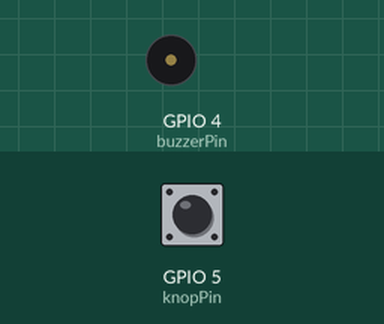
This sketch was run on a simulated ESP8266 (Wemos D1 mini). On the bench: buzzer (waves = sounding). The test bench sets the inputs (shaded band); at power-on: GPIO 5 (knopPin) HIGH. WiFi joins after 1.5 s; servers stay silent unless stated; what the sketch prints to the serial monitor is not drawn.

Above: at 2.7 s.
2.8 s: GPIO 5 (knopPin) pulled LOW for 0.15 s
At 3.06 s:
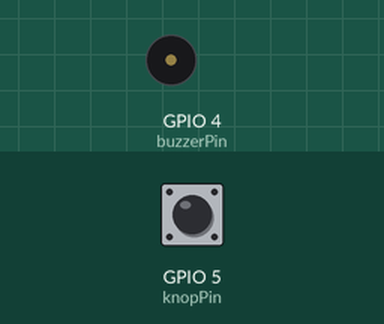
Timing chart, 0 to 11.8 s (numbered marks = the images above; inputs shaded):
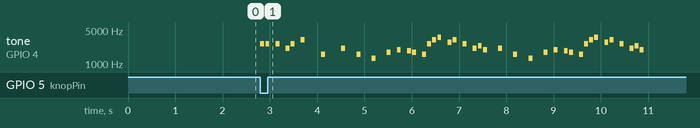

The sketch:

buzzer_deurbel_temperatuur.ino
```cpp
#include <ESP8266WiFi.h>
#include <WiFiClient.h>
#include "stdint.h"

const char* ssid = "blinkywifi";
const char* password = "";
const int serverPort = 8080;

const int buzzerPin = 4;  // D2 op de Wemos GPIO4 voor output op buzzer
const int knopPin = 5;    // D1 op de Wemos GPIO5 voor input van buzzer

// Defineren van de frequencies voor de notes
#define NOTE_B0 31
#define NOTE_C1 33
#define NOTE_CS1 35
#define NOTE_D1 37
#define NOTE_DS1 39
#define NOTE_E1 41
#define NOTE_F1 44
#define NOTE_FS1 46
#define NOTE_G1 49
#define NOTE_GS1 52
#define NOTE_A1 55
#define NOTE_AS1 58
#define NOTE_B1 62
#define NOTE_C2 65
#define NOTE_CS2 69
#define NOTE_D2 73
#define NOTE_DS2 78
#define NOTE_E2 82
#define NOTE_F2 87
#define NOTE_FS2 93
#define NOTE_G2 98
#define NOTE_GS2 104
#define NOTE_A2 110
#define NOTE_AS2 117
#define NOTE_B2 123
#define NOTE_C3 131
#define NOTE_CS3 139
#define NOTE_D3 147
#define NOTE_DS3 156
#define NOTE_E3 165
#define NOTE_F3 175
#define NOTE_FS3 185
#define NOTE_G3 196
#define NOTE_GS3 208
#define NOTE_A3 220
#define NOTE_AS3 233
#define NOTE_B3 247
#define NOTE_C4 262
#define NOTE_CS4 277
#define NOTE_D4 294
#define NOTE_DS4 311
#define NOTE_E4 330
#define NOTE_F4 349
#define NOTE_FS4 370
#define NOTE_G4 392
#define NOTE_GS4 415
#define NOTE_A4 440
#define NOTE_AS4 466
#define NOTE_B4 494
#define NOTE_C5 523
#define NOTE_CS5 554
#define NOTE_D5 587
#define NOTE_DS5 622
#define NOTE_E5 659
#define NOTE_F5 698
#define NOTE_FS5 740
#define NOTE_G5 784
#define NOTE_GS5 831
#define NOTE_A5 880
#define NOTE_AS5 932
#define NOTE_B5 988
#define NOTE_C6 1047
#define NOTE_CS6 1109
#define NOTE_D6 1175
#define NOTE_DS6 1245
#define NOTE_E6 1319
#define NOTE_F6 1397
#define NOTE_FS6 1480
#define NOTE_G6 1568
#define NOTE_GS6 1661
#define NOTE_A6 1760
#define NOTE_AS6 1865
#define NOTE_B6 1976
#define NOTE_C7 2093
#define NOTE_CS7 2217
#define NOTE_D7 2349
#define NOTE_DS7 2489
#define NOTE_E7 2637
#define NOTE_F7 2794
#define NOTE_FS7 2960
#define NOTE_G7 3136
#define NOTE_GS7 3322
#define NOTE_A7 3520
#define NOTE_AS7 3729
#define NOTE_B7 3951
#define NOTE_C8 4186
#define NOTE_CS8 4435
#define NOTE_D8 4699
#define NOTE_DS8 4978

// Defineer de Mario theme song
const int melody[] = {
  NOTE_E7, NOTE_E7, 0, NOTE_E7,
  0, NOTE_C7, NOTE_E7, 0,
  NOTE_G7, 0, 0, 0,
  NOTE_G6, 0, 0, 0,

  NOTE_C7, 0, 0, NOTE_G6,
  0, 0, NOTE_E6, 0,
  0, NOTE_A6, 0, NOTE_B6,
  0, NOTE_AS6, NOTE_A6, 0,

  NOTE_G6, NOTE_E7, NOTE_G7,
  NOTE_A7, 0, NOTE_F7, NOTE_G7,
  0, NOTE_E7, 0, NOTE_C7,
  NOTE_D7, NOTE_B6, 0, 0,

  NOTE_C7, 0, 0, NOTE_G6,
  0, 0, NOTE_E6, 0,
  0, NOTE_A6, 0, NOTE_B6,
  0, NOTE_AS6, NOTE_A6, 0,

  NOTE_G6, NOTE_E7, NOTE_G7,
  NOTE_A7, 0, NOTE_F7, NOTE_G7,
  0, NOTE_E7, 0, NOTE_C7,
  NOTE_D7, NOTE_B6, 0, 0
};

// Defineren van de duurtijd voor elke noot (in milliseconden)
const int noteDurations[] = {
  12, 12, 12, 12,
  12, 12, 12, 12,
  12, 12, 12, 12,
  12, 12, 12, 12,

  12, 12, 12, 12,
  12, 12, 12, 12,
  12, 12, 12, 12,
  12, 12, 12, 12,

  12, 12, 12,
  12, 12, 12, 12,
  12, 12, 12, 12,
  12, 12, 12, 12,

  12, 12, 12, 12,
  12, 12, 12, 12,
  12, 12, 12, 12,
  12, 12, 12, 12,

  12, 12, 12,
  12, 12, 12, 12,
  12, 12, 12, 12,
  12, 12, 12, 12
};

int knopState = 0;     // Houdt de status van de drukknop bij (aan/uit)

WiFiServer server(serverPort);

void setup() {
  pinMode(buzzerPin, OUTPUT);      // Set de buzzer pin als een output
  pinMode(knopPin, INPUT_PULLUP);  // Set de drukknop pin als een input met een pull_up weerstand

  Serial.begin(115200);
  // Connect naar WiFi
  Serial.println();
  Serial.print("Connecting to ");
  Serial.println(ssid);
  WiFi.begin(ssid, password);
  while (WiFi.status() != WL_CONNECTED) {
    Serial.print(".");
    delay(500);
  }
  Serial.println("");
  Serial.println("WiFi connected");
  Serial.println("IP address: ");
  Serial.println(WiFi.localIP());
  Serial.print(WiFi.localIP());
  Serial.println("/");

  // Start the server
  server.begin();
  Serial.println("Server started");
}

void loop() {
    knopState = digitalRead(knopPin);

    if (knopState == 0) {
      // speel de Mario theme song
      for (int i = 0; i < sizeof(melody) / sizeof(melody[0]); i++) {
        int noteDuration = 1000 / noteDurations[i];
        tone(buzzerPin, melody[i], noteDuration);
        int pauseBetweenNotes = noteDuration * 1.30;
        delay(pauseBetweenNotes);
        noTone(buzzerPin);
      }
    }

  WiFiClient client = server.available();  // Instantie van WifiClient om te checken of de server is beschikbaar is
  if (client) {
    Serial.println("New client connected");
    bool lineStarted = false;
    char buffer[100];
    int pos = 0;
    while (client.connected()) {
      if (client.available() > 0) {
        char c = client.read();
        if (c == '\r' || c == '\n') {
          if (lineStarted) {
           buffer[pos] = '\0';  // indien van toepassing een null terminator toevoegen. hier niet nodig
            Serial.println(buffer);  // received message uitlezen

            // Convert string naar integer
            int value = atoi(buffer);

            if (value == 1) {

              tone(buzzerPin, 1000);  // buzzer aan
              // delay(100);
              tone(buzzerPin, 1500);
              // delay(100);
              client.println("Buzzer Aan");
            } else {
              noTone(buzzerPin);
              client.println("Buzzer uit!");
            }
          }
        } else {
          lineStarted = true;
          buffer[pos++] = c;
          // Check voor bufferoverflow
          if (pos >= 99) {
            break;
          }
        }
      }
    }
    Serial.println("Client disconnected");
  }
}
```

Measured:
- after the input at 2.8 s, tone on GPIO 4 (buzzerPin): plays 2637 Hz for 0.08 s, 2637 Hz for 0.08 s, 2637 Hz for 0.08 s, 2093 Hz for 0.08 s, 2637 Hz for 0.08 s, 3136 Hz for 0.08 s … (41 notes in this stretch), starting at once
